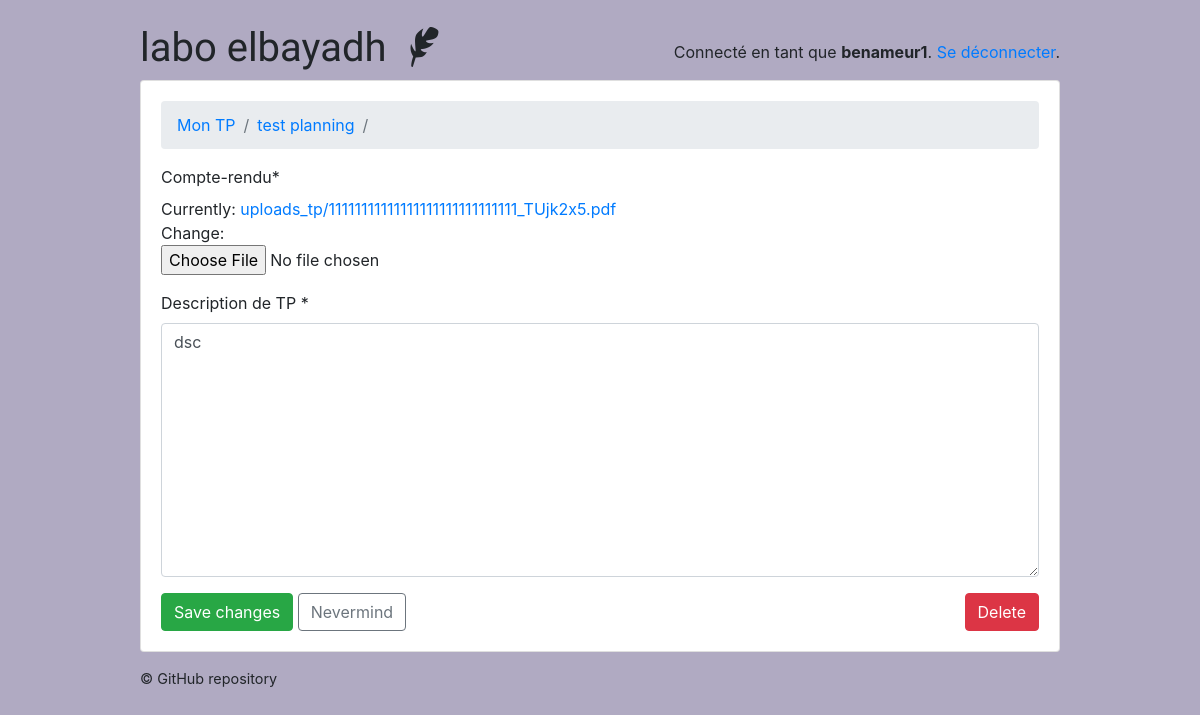
Page /teachers/quiz/50/question/29/ (signed in) on the committed database.
### classroom/models.py (models this page shows, shortened)
class User(AbstractUser ):
    is_student = models.BooleanField(default=False )
    is_teacher = models.BooleanField(default=False)
    date_of_birth = models.DateField(default='1994-03-16')
    EQUIRED_FIELDS = ['date_of_birth']

class Quiz(models.Model):
    owner = models.ForeignKey(User, on_delete=models.CASCADE, related_name='quizzes')
    name = models.CharField(max_length=255 , default='Titre' , verbose_name= 'Titre TP',)
    subject = models.ForeignKey(Subject, on_delete=models.CASCADE, related_name='quizzes', verbose_name= 'les filières',)
    type_tp_posible = (
        ('redressement et filtrage ', 'redressement et filtrage '),
        ('filtrage RC', 'filtrage RC'),
    )
    type_tp = models.CharField(max_length=500 ,choices=type_tp_posible , verbose_name= 'Type de circuit électrique')
    description = models.TextField( max_length=500 , verbose_name= 'Description de TP ')
    module = models.CharField(max_length=255, default='Matière' , verbose_name= 'Matière' )
    Temps_TP = models.IntegerField(default=5 , verbose_name= 'Temps de TP min')

class Question(models.Model):
    quiz = models.ForeignKey(Quiz, on_delete=models.CASCADE, related_name='questions')
    text = models.CharField('Question', max_length=255)
    description = models.TextField( max_length=500 ,  verbose_name= 'Description de TP ')
    fiche_tp = models.FileField(upload_to='uploads_tp/' , verbose_name= 'Compte-rendu')

### classroom/views/teachers.py (the view)
# urls.py: path('quiz/<int:quiz_pk>/question/<int:question_pk>/', teachers.question_change, name='question_change'),
@login_required
@teacher_required
def question_change(request, quiz_pk, question_pk):
    quiz = get_object_or_404(Quiz, pk=quiz_pk, owner=request.user)
    question = get_object_or_404(Question, pk=question_pk, quiz=quiz)
    AnswerFormSet = inlineformset_factory(
        Question,  # parent model
        Answer,  # base model
        formset=BaseAnswerInlineFormSet,
        fields=('text', 'is_correct'),
        min_num=2,
        validate_min=True,
        max_num=10,
        validate_max=True
    )
    if request.method == 'POST':
        form = QuestionForm(request.POST, instance=question)
        formset = AnswerFormSet(request.POST, instance=question)
        if form.is_valid() and formset.is_valid():
            with transaction.atomic():
                form.save()
                formset.save()
            messages.success(request, 'Question and answers saved with success!')
            return redirect('teachers:quiz_change', quiz.pk)
    else:
        form = QuestionForm(instance=question)
        formset = AnswerFormSet(instance=question)
    return render(request, 'classroom/teachers/question_change_form.html', {
        'quiz': quiz,
        'question': question,
        'form': form,
        'formset': formset
    })

### classroom/forms.py
class QuestionForm(forms.ModelForm):
    class Meta:
        model = Question
        fields = ('fiche_tp','description')
    """
    def __init__(self, *args, **kwargs):
        super(QuestionForm, self).__init__(*args, **kwargs)
        self.fields['Subject'].label  = 'classe'
    """

### classroom/templates/classroom/teachers/question_change_form.html (shortened to what this page needs)
{% extends 'base.html' %}
{% load crispy_forms_tags crispy_forms_filters %}
{% block content %}
  <nav aria-label="breadcrumb">
    <ol class="breadcrumb">
      <li class="breadcrumb-item"><a href="{% url 'teachers:quiz_change_list' %}">Mon TP</a></li>
      <li class="breadcrumb-item"><a href="{% url 'teachers:quiz_change' quiz.pk %}">{{ quiz.name }}</a></li>
      <li class="breadcrumb-item active" aria-current="page">{{ question.text }}</li>
    </ol>
  </nav>
  <form method="post" novalidate>
    {{ form|crispy }}
    <button type="submit" class="btn btn-success">Save changes</button>
    <a href="{% url 'teachers:quiz_change' quiz.pk %}" class="btn btn-outline-secondary" role="button">Nevermind</a>
    <a href="{% url 'teachers:question_delete' quiz.pk question.pk %}" class="btn btn-danger float-right">Delete</a>
  </form>
{% endblock %}

### templates/base.html (shortened to what this page needs)
{% load static %}<!doctype html>
<html lang="en">
  <head>
    <link rel="stylesheet" href="https://maxcdn.bootstrapcdn.com/bootstrap/4.0.0/css/bootstrap.min.css">
    <link rel="stylesheet" type="text/css" href="{% static 'vendor/fontello-2f186091/css/fontello.css' %}">
    <link rel="stylesheet" type="text/css" href="{% static 'css/app.css' %}">
    <link rel="stylesheet" type="text/css" href="{% static 'css/hemidi.css' %}">
    <link rel="stylesheet" type="text/css" href="{% static 'css/fl.css' %}">
    {% if user.is_authenticated and user.is_teacher %}
      <link rel="stylesheet" type="text/css" href="{% static 'css/teachers.css' %}">
    {% else %}
      <link rel="stylesheet" type="text/css" href="{% static 'css/students.css' %}">
    {% endif %}
  </head>
  <body>
    <div class="container my-4">
      <div class="row justify-content-center">
        <div class="col-md-10 col-sm-12">
          <div class="row">
            <div class="col-6">
              <h1 class="logo">
                <a href="{% url 'home' %}">
                  labo elbayadh
                  {% if user.is_authenticated %}
                    {% if user.is_teacher %}
                      <span class="icon-feather" data-toggle="tooltip" data-placement="right" title="Teacher profile"></span>
                    {% else %}
                      <span class="icon-graduation-cap" data-toggle="tooltip" data-placement="right" title="Student profile"></span>
                    {% endif %}
                  {% endif %}
                </a>
              </h1>
            </div>
            <div class="col-6 text-right">
              {% if user.is_authenticated %}
                <p class="pt-3">Connecté en tant que <strong>{{ user.last_name }}</strong>. <a href="{% url 'logout' %}">Se déconnecter</a>.</p>
              {% else %}
                <a href="{% url 'login' %}" class="btn btn-light" role="button">Log in</a>
                <a href="{% url 'signup' %}" class="btn btn-primary" role="button">Sign up</a>
              {% endif %}
            </div>
          </div>
          <div class="card mb-3">
            <div class="card-body">
              {% block content %}
              {% endblock %}
            </div>
          </div>
          <footer>
            <a href="https://github.com/hemid32/django_labo">© GitHub repository</a>
          </footer>
        </div>
      </div>
    </div>
  </body>
</html>

### static/css/app.css (style rules this page uses)
.logo { font-family: 'Clicker Script', cursive; }
.logo a { color: #212529; text-decoration: none; }
footer { font-size: .9rem; }
footer a { color: #212529; }

### static/css/teachers.css (style rules this page uses)
body { background-color: #b0aac2; }

### rows in the picture
User: last_name "benameur1"
Quiz: name "test planning"
Question: description "dsc"
